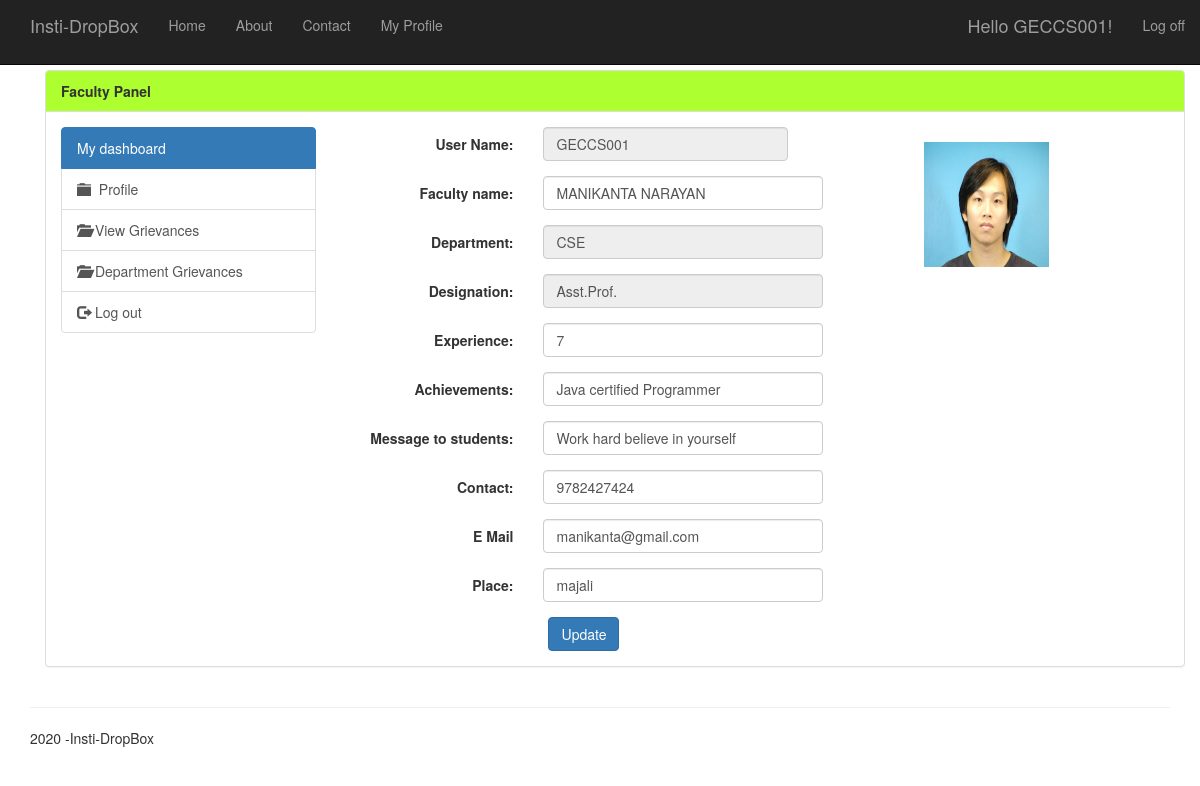
/mydashboard (signed in), run on the app's committed database.
### app/models.py (models this page shows, shortened)
class Faculty(models.Model):
    Faculty_Id=models.CharField(max_length=10)
    Faculty_Name=models.CharField(max_length=50)
    DEPTS = [
    ('CSE', 'CSE'),
    ('MECH', 'MECH'),
    ('Civil', 'Civil'),
    ('ENC', 'ENC'),
    ('ISE', 'ISE'),
    ]
    Department=models.CharField(max_length=10,choices=DEPTS,default="CSE")
    DESIGNATIONS = [
    ('Principal', 'Principal'),
    ('Prof.', 'Professor'),
    ('HOD', 'HOD'),
    ('Asst.Prof.', 'Asst.Professor'),
    ('Asst.Prof.', 'Asso.Professor')
    ]
    Designation=models.CharField(max_length=20,choices=DESIGNATIONS,blank=True)
    Experience=models.IntegerField(help_text="Number of years",blank=True)
    Achievements=models.CharField(max_length=250,blank=True)
    Message=models.CharField(help_text="Message to students",max_length=250,blank=True)
    Contact=models.CharField(max_length=10,blank=True)
    Email=models.EmailField(max_length=50,blank=True)
    Photo=models.ImageField(upload_to='images/',blank=True)
    Place=models.TextField(max_length=100,blank=True)
    Created_Date=models.DateField(default=date.today,blank=True)

### app/views.py (the view, shortened to what this page needs)
# urls.py: url(r'^mydashboard$', app.views.mydashboard, name='mydashboard'),
def mydashboard(request):
    assert isinstance(request, HttpRequest)
    if request.user.is_authenticated():
        usr=User.objects.all().filter(username=request.user)[0]
        if usr.profile.is_student:
            std=Students.objects.all().filter(Student_Id=request.user)[0]
            if request.method=="POST":
                std.Student_Name=request.POST.get("s_fname")
                std.Contact=request.POST.get("s_contact")
                std.Semester=request.POST.get("s_sem")
                std.Email=request.POST.get("s_email")
                std.save()
            return render(
              request,
             'app/studentpanel.html',
             {
            'std':std,
            'title':'Student_Dashboard',
            'message':'Student Updated ',
            'heading':'My Profile',
            'year':datetime.now().year,
             }
           )
        elif usr.profile.is_faculty:
            staff=Faculty.objects.all().filter(Faculty_Id=request.user)[0]
            if usr.profile.is_hod:
                return render(
                request,
                 'app/facultypanel.html',
                 {
                   'staff':staff,
                   'title':'Faculty panel ',
                   'year':datetime.now().year,
                   }
                 )
            elif usr.profile.is_principal:
               return render(
                      request,
                    'app/facultypanel.html',
                     {
                       'staff':staff,
                      'title':'Principal  desk',
                      'year':datetime.now().year,
                     }
                     )

### app/templates/app/facultypanel.html (shortened to what this page needs)
{% extends "app/facultylayout.html" %}
{% block content %}
    <form class="form-horizontal" method="post" action="{% url 'mydashboard' %}" role="form">
    <div class="col-lg-8 col-sm-2">
        <div class="form-group">
          <label for="username" class="col-md-4 control-label">User Name:</label>
          <div class="col-md-6">
            <input type="text" class="form-control" id="u_name" value="{{ staff.Faculty_Id }}" disabled>
          </div>
        </div>
        <div class="form-group">
          <label for="fName" class="col-md-4 control-label">Faculty name:</label>
          <div class="col-md-8">
            <input type="text" class="form-control" name="f_fname" value="{{ staff.Faculty_Name }}">
          </div>
        </div>
        <div class="form-group">
          <label for="Department" class="col-md-4 control-label">Department:</label>
          <div class="col-md-8">
            <input type="text" class="form-control" id="f_Dept" name="f_Dept" value="{{ staff.Department }}" disabled>
          </div>
        </div>
        <div class="form-group">
          <label for="Designation" class="col-md-4 control-label">Designation:</label>
          <div class="col-md-8">
            <input type="text" class="form-control" id="f_Desi"  name="f_Desi" value="{{ staff.Designation }}" disabled>
          </div>
        </div>
        <div class="form-group">
          <label for="Experience" class="col-md-4 control-label">Experience:</label>
          <div class="col-md-8">
            <input type="number" class="form-control" min="0" id="f_Exp" name="f_Exp" value="{{ staff.Experience }}">
          </div>
        </div>
        <div class="form-group">
          <label for="Achievements" class="col-md-4 control-label">Achievements:</label>
          <div class="col-md-8">
            <input type="text" class="form-control" maxlength="250" id="f_Achiev" name="f_Achiev" value="{{ staff.Achievements }}">
          </div>
        </div>
        <div class="form-group">
          <label for="Message" class="col-md-4 control-label">Message to students:</label>
          <div class="col-md-8">
            <input type="text" class="form-control" maxlength="250" id="f_Msg" name="f_Msg" value="{{ staff.Message }}">
          </div>
        </div>
        <div class="form-group">
          <label for="Contact" class="col-md-4 control-label">Contact:</label>
          <div class="col-md-8">
            <input type="text" class="form-control" maxlength="12" id="f_contact" name="f_contact" value="{{ staff.Contact }}">
          </div>
        </div>
        <div class="form-group">
          <label for="E_Mail" class="col-md-4 control-label">E Mail</label>
          <div class="col-md-8">
            <input type="email" class="form-control" id="f_email" name="f_email" value="{{ staff.Email }}">
          </div>
        </div>
        <div class="form-group">
          <label for="" class="col-md-4 control-label">Place:</label>
          <div class="col-md-8">
            <input type="Place" class="form-control" id="f_place" name="f_place" value="{{ staff.Place }}">
          </div>
        </div>
              <div class="col-md-8 col-md-offset-4">
                <input type="submit" value="Update" class="btn btn-primary">
            </div>
   </div>
      <div class="col-md-4">
       <div class="panel-body">
           {% if staff.Photo %}
       <p><img src="{{ staff.Photo.url }}" style="width:125px;height:125px"/></p>
            {% endif %}
       </div>
    </div>
  </form>
{% endblock %}

### app/templates/app/loginpartial.html (shortened to what this page needs)
{% if user.is_authenticated %}
<form id="logoutForm" action="/logout" method="post" class="navbar-right">
    <ul class="nav navbar-nav navbar-right">
        <li><span class="navbar-brand">Hello {{ user.username }}!</span></li>
        <li><a href="javascript:document.getElementById('logoutForm').submit()">Log off</a></li>
    </ul>
</form>
{% else %}
<ul class="nav navbar-nav navbar-right">
    <li><a href="{% url 'login' %}">Log in</a></li>
    <li><a href="{% url 'sign_up' %}">Sign Up</a></li>
</ul>
{% endif %}

### app/static/app/content/site.css (style rules this page uses)
body { padding-top: 50px; padding-bottom: 20px; }
input, select, textarea { max-width: 280px; }

### data on the page
Faculty: Faculty_Id "GECCS001", f_fname "MANIKANTA NARAYAN", f_Dept "CSE", f_Desi "Asst.Prof.", f_Exp "7", f_Achiev "Java certified Programmer", f_Msg "Work hard believe in yourself", f_contact "9782427424", f_email "manikanta@gmail.com", f_place "majali", Photo (picture)

### other printed values
{{ user.username }} "GECCS001"
